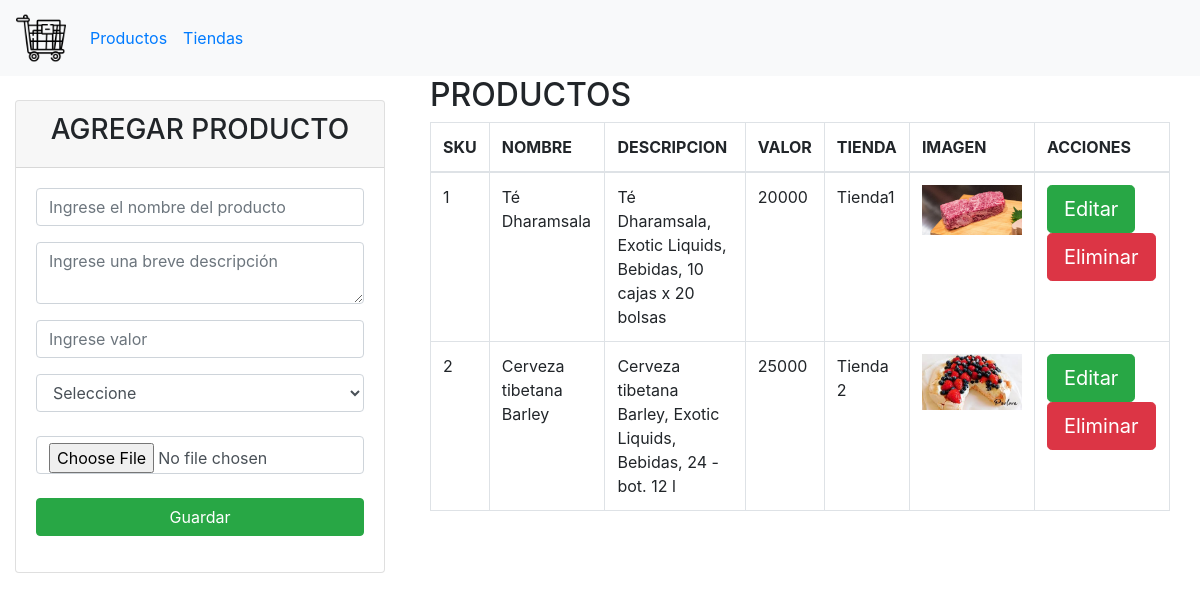
The page / on the database its author committed.
### tables this page shows
CREATE TABLE `producto` (
  `sku` int(11) NOT NULL,
  `nombre` varchar(100) NOT NULL,
  `description` varchar(500) NOT NULL,
  `valor` float NOT NULL,
  `tienda` int(11) NOT NULL,
  `imagen` varchar(100) NOT NULL
);

CREATE TABLE `tienda` (
  `id` int(11) NOT NULL,
  `nombre` varchar(100) NOT NULL,
  `fecha_apertura` date NOT NULL
);

### application/controllers/cproducto.php (called while the page is built, shortened)
<?php
class Cproducto extends CI_Controller
{
    function __construct()
    {
        $this->load->model('mproducto');
        $this->load->model('mtienda');
        $this->load->helper(array('form', 'url'));
    }
    public function index()
    {
        $data["productos"] = $this->mproducto->consultarProducto();
        $data["tiendas"] = $this->mtienda->consultarTienda();
        $this->load->view('admin/productos', $data);
    }
}

### index.php (called while the page is built, shortened)
<?php
require_once BASEPATH.'core/CodeIgniter.php';

### application/models/mproducto.php (called while the page is built, shortened)
<?php
class Mproducto extends CI_Model
{
    public function consultarProducto()
    {
        $this->db->select('p.sku, p.nombre, p.description, p.valor,, t.id as idtienda, t.nombre as tienda, p.imagen');
        $this->db->from('producto p');
        $this->db->join('tienda t', 't.id=p.tienda');
        $res = $this->db->get();
        if ($res->num_rows() > 0) {
            $result = $res->result_array();
            return $result;
        } else {
            return false;
        }
    }
}

### application/views/admin/productos.php (the view, shortened to what this page needs)
<!DOCTYPE html>
<html lang="en">
<head>
    <link rel="stylesheet" href="https://cdn.jsdelivr.net/npm/bootstrap@4.5.3/dist/css/bootstrap.min.css">
</head>
<body>
    <nav class="navbar navbar-expand-lg navbar-info bg-light">
        <a class="navbar-brand" href="#"><img src="<?php echo base_url(); ?>imagenes/carretilla.png" alt="...." width="50" height="50"></a>
        <div class="collapse navbar-collapse" id="navbarNav">
            <ul class="navbar-nav">
            <li class="nav-item active">
                <a class="nav-link" href="<?php echo base_url(); ?>cproducto">Productos<span class="sr-only">(current)<span></a>
            </li>
            <li class="nav-item">
                <a class="nav-link" href="<?php echo base_url(); ?>ctienda">Tiendas</a>
            </li>
            </ul>
        </div>
    </nav>
    <div class="container-fluid">
        <div class="row">
            <div class="col-md-4 py-4">
                <div class="card card-primary card-outline">
                    <div class="card-header text-center">
                        <h3 id="reg">AGREGAR PRODUCTO</h3>
                    </div>
                    <div class="card-body">
                        <?php echo form_open_multipart('cproducto/crearProducto'); ?>
                        <div class="form-group">
                            <input type="text" name="pname" id="pname" class="form-control" placeholder="Ingrese el nombre del producto">
                        </div>
                        <div class="form-group">
                            <textarea name="pdescripcion" id="pdescripcion" class="form-control" placeholder="Ingrese una breve descripción"></textarea>
                        </div>
                        <div class="form-group">
                            <input type="number" name="pvalor" id="pvalor" class="form-control" placeholder="Ingrese valor">
                        </div>
                        <div class="form-group">
                            <select name="ptienda" id="ptienda" class="form-control">
                                <option value="">Seleccione</option>
                            </select>
                        </div>
                        <div class="form-group py-2">
                            <input type="file" name="pimagen" id="pimagen" class="form-control">
                        </div>
                        <div class="form-group">
                            <button id="btnGuardar" type="submit" class="btn btn-success btn-block">Guardar</button>
                        </div>
                        </form>
                    </div>
                </div>
            </div>
            <div class="col-md-8">
                <section>
                    <div class="container">
                        <h2>PRODUCTOS</h2>
                        <table class="table table-bordered py-4" id="tblProductos">
                            <thead>
                                <tr>
                                    <th scope="col">SKU</th>
                                    <th scope="col">NOMBRE</th>
                                    <th scope="col">DESCRIPCION</th>
                                    <th scope="col">VALOR</th>
                                    <th scope="col">TIENDA</th>
                                    <th scope="col">IMAGEN</th>
                                    <th scope="col">ACCIONES</th>
                                </tr>
                            </thead>
                            <tbody>
                                <?php foreach ($productos as $activas) : ?>
                                    <tr>
                                        <td> <?php echo $activas['sku'] ?></td>
                                        <td> <?php echo $activas['nombre'] ?></td>
                                        <td> <?php echo $activas['description'] ?></td>
                                        <td> <?php echo $activas['valor'] ?></td>
                                        <td> <?php echo $activas['tienda'] ?></td>
                                        <td> <img src="<?php echo base_url() ?>uploads/<?php echo $activas['imagen'] ?>" alt="" width="100px"> </td>
                                        <td>
                                            <button class="btn btn-success btn-lg btn-edt py-2">Editar</button>
                                            <button class="btn btn-danger btn-lg btn-desac py-2">Eliminar</button>
                                        </td>
                                    </tr>
                                <?php endforeach; ?>
                            </tbody>
                        </table>
                    </div>
                </section>
            </div>
        </div>
    </div>
</body>
</html>

### rows shown on the page
producto: sku "1", nombre "Té Dharamsala", description "Té Dharamsala, Exotic Liquids, Bebidas, 10 cajas x 20 bolsas", valor "20000", tienda.nombre "Tienda1", imagen (picture)
producto: sku "2", nombre "Cerveza tibetana Barley", description "Cerveza tibetana Barley, Exotic Liquids, Bebidas, 24 - bot. 12 l", valor "25000", tienda.nombre "Tienda 2", imagen (picture)
